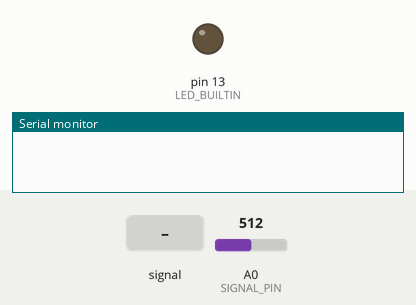
The sketch below on a simulated Arduino Uno, built with avr-gcc and run on an emulated ATmega328P. Shown: output pins drawn as LEDs (lit = HIGH), the last lines printed to the serial monitor. The test bench sets the inputs (shaded band); at power-on: A0 (SIGNAL_PIN) = 512.

Above: at 1.4 s.
1.5 s: A0 (SIGNAL_PIN) fed a 200 Hz sine of ±81 counts around its level
At 3.3 s:
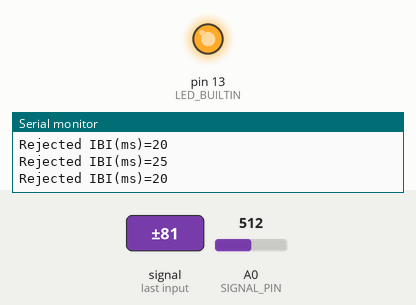
4.5 s: A0 (SIGNAL_PIN) fed a 50 Hz sine of ±306 counts around its level
7.5 s: A0 (SIGNAL_PIN) set to 306
9.0 s: A0 (SIGNAL_PIN) fed a 50 Hz sine of ±306 counts around its level
At 9.22 s:
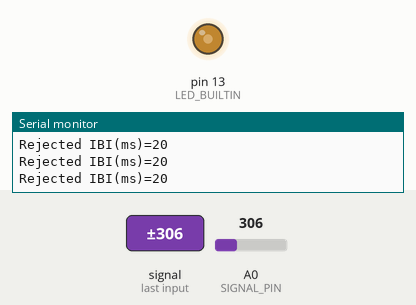
12.0 s: A0 (SIGNAL_PIN) set to 122
Timing chart, 0 to 14.5 s (numbered marks = the images above; inputs shaded):
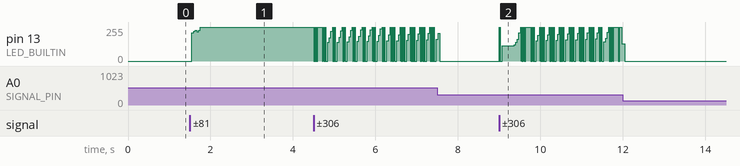

Measured:
- after the input at 1.5 s, pin 13 (LED_BUILTIN): 0/255 → 255/255 after 0.05 s

The sketch:

holter_magico.ino
```cpp
/*
  SDNN (HRV) from a pulse-like analog signal on A0
  - Beat detection: threshold crossing (rising edge) + re-arm when below threshold
  - Computes SDNN over a rolling window of last N NN intervals

  Wiring:
  - Pulse sensor output -> A0
  - GND -> GND
  - VCC -> 5V (or as required by your sensor)

  Notes:
  - This is a simple threshold detector. For best HRV accuracy, use a proper peak detector + filtering.
*/

const int SIGNAL_PIN = A0;

const int N = 60;                     // window size: last 60 NN intervals
unsigned int nn[N];                   // NN intervals in ms (0..65535)
int nnCount = 0;                      // how many valid intervals we have (<= N)
int nnIndex = 0;                      // circular buffer index

// Beat detection parameters
bool armed = true;                    // "flag": ready to detect next rising crossing
double signalavg = 512;                  // signal level average as a global variable
double signalold = 512;                  // old signal average;
double x = 0;                            // signal level as global variable;

double cutoff = 800;                     // cutoff as global variable;
double signal_sd = 200;                  // signal standard deviation as global variable;

// Timing
unsigned long prevBeatTime = 0;

// Outlier / sanity limits (tune as needed)
const unsigned int MIN_IBI = 300;      // 300 ms = 200 bpm (reject faster)
const unsigned int MAX_IBI = 2000;     // 2000 ms = 30 bpm (reject slower)

// Recompute threshold occasionally
unsigned long lastThresholdUpdate = 0;
const unsigned long THRESHOLD_UPDATE_MS = 5000;  // every 5 seconds
const int RANGE_SAMPLES = 2000;       // samples used to estimate xmin/xmax

void computeThreshold() {
  int xmin = 32767;
  int xmax = 0;
  for (int i = 0; i < RANGE_SAMPLES; i++) {
    int x = analogRead(SIGNAL_PIN);
    if (x < xmin) xmin = x;
    if (x > xmax) xmax = x;
  }
  // 80% up from xmin toward xmax (like your code)
  cutoff = xmin + (int)((xmax - xmin) * 0.8);
}

void addNN(unsigned int ibi) {
  nn[nnIndex] = ibi;
  nnIndex = (nnIndex + 1) % N;
  if (nnCount < N) nnCount++;
}

// SDNN = sample standard deviation of NN intervals in the current window
// returns SDNN in ms (float). If not enough data, returns -1.
float sdnn_ms() {
  if (nnCount < 2) return -1.0;

  // Compute mean
  unsigned long sum = 0;
  for (int i = 0; i < nnCount; i++) sum += nn[i];
  float mean = (float)sum / (float)nnCount;

  // Compute sample variance
  double sse = 0.0;
  for (int i = 0; i < nnCount; i++) {
    double d = (double)nn[i] - (double)mean;
    sse += d * d;
  }
  double var = sse / (double)(nnCount - 1);

  // SD
  return (float)sqrt(var);
}

void setup() {
  pinMode(LED_BUILTIN, OUTPUT);
  Serial.begin(9600);

  computeThreshold();
  lastThresholdUpdate = millis();
  prevBeatTime = millis();
}

void loop() {
  // // Periodically refresh threshold so it adapts to drift
  // unsigned long now = millis();
  // if (now - lastThresholdUpdate >= THRESHOLD_UPDATE_MS) {
  //   computeThreshold();
  //   lastThresholdUpdate = now;
  // }

  x = analogRead(SIGNAL_PIN);
  signalavg += double((x - signalavg)/200.);
  cutoff = 1.1 * signalavg;


  // Rising crossing detection (edge-triggered)
  if (armed && x > cutoff) {
    unsigned long t = millis();
    unsigned long interval = t - prevBeatTime;
    prevBeatTime = t;

    // re-arm only after dropping below cutoff
    armed = false;
    digitalWrite(LED_BUILTIN, HIGH);

    // Outlier rejection + protect against interval==0
    if (interval >= MIN_IBI && interval <= MAX_IBI) {
      addNN((unsigned int)interval);

      // BPM from IBI (ms)
      unsigned int bpm = (unsigned int)(60000UL / interval);

      float sdnn = sdnn_ms();

      Serial.print("IBI(ms)=");
      Serial.print(interval);
      Serial.print("  BPM=");
      Serial.print(bpm);

      Serial.print("  SDNN(ms)=");
      if (sdnn < 0) Serial.println("NA");
      else Serial.println(sdnn, 2);
    } else {
      // rejected interval (noise / missed beat)
      Serial.print("Rejected IBI(ms)=");
      Serial.println(interval);
    }
  }
  else if (x <= cutoff) {
    // Only re-arm when signal goes below threshold
    armed = true;
    digitalWrite(LED_BUILTIN, LOW);
  }

  // (Optional) small delay to reduce serial spam / CPU load
  // delay(1);

  // Records "old" signal value:
  signalold = x;
}
```
